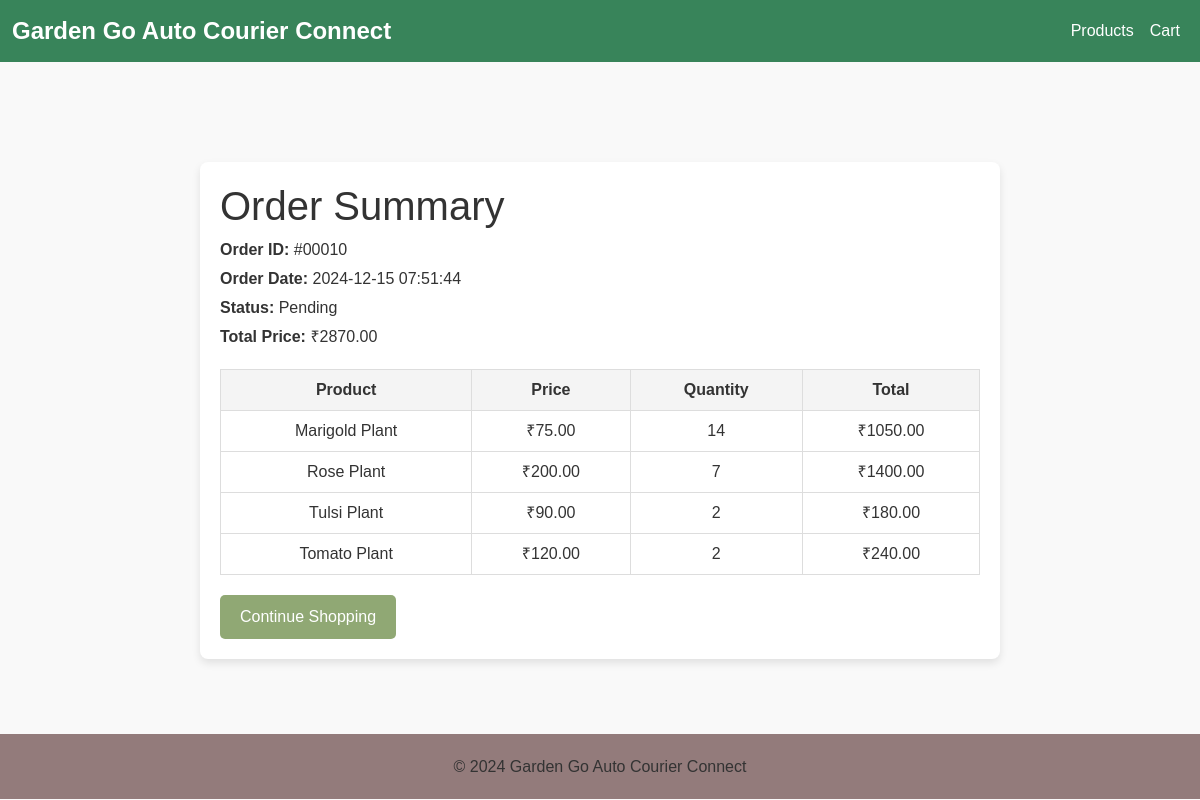
The page /order/10 (signed in) on the database its author committed.
### models.py (models this page shows)
class Order(db.Model):
    __tablename__ = 'order'
    order_id = db.Column(db.Integer, primary_key=True)
    user_id = db.Column(db.Integer, db.ForeignKey('users.user_id'))
    assigned_to = db.Column(db.Integer, db.ForeignKey('users.user_id'))  # New attribute
    status = db.Column(db.String, nullable=False)
    address = db.Column(db.String(300))
    estimated_delivery = db.Column(db.DateTime)
    actual_delivery = db.Column(db.DateTime)
    updated_at = db.Column(db.DateTime, default=datetime.utcnow)
    total_price = db.Column(db.Float, nullable=False)
    shipping_cost = db.Column(db.Float, nullable=False)
    pincode = db.Column(db.String)
    created_at = db.Column(db.DateTime, default=datetime.utcnow)
    user = db.relationship('User', foreign_keys=[user_id], back_populates='orders')  # Updated
    assigned_user = db.relationship('User', foreign_keys=[assigned_to], back_populates='assigned_orders')  # New relationship
    order_items = db.relationship('OrderItem', back_populates='order')
    audit_logs = db.relationship('Audit', back_populates='order')

class OrderItem(db.Model):
    __tablename__ = 'order_item'
    order_item_id = db.Column(db.Integer, primary_key=True)
    order_id = db.Column(db.Integer, db.ForeignKey('order.order_id'))
    product_id = db.Column(db.Integer, db.ForeignKey('product.product_id'))
    quantity = db.Column(db.Integer, nullable=False)
    order = db.relationship('Order', back_populates='order_items')
    product = db.relationship('Product', back_populates='order_items')

class Product(db.Model):
    __tablename__ = 'product'
    product_id = db.Column(db.Integer, primary_key=True)
    name = db.Column(db.String(80), nullable=False)
    cost_price = db.Column(db.Float, nullable=False)
    selling_price = db.Column(db.Float, nullable=False)
    description = db.Column(db.String)
    stock_quantity = db.Column(db.Integer, nullable=False)
    image_url = db.Column(db.String)
    product_weight = db.Column(db.Float, nullable=False)  # New attribute
    category_id = db.Column(db.Integer, db.ForeignKey('category.category_id'))
    category = db.relationship('Category', back_populates='products')
    cart_items = db.relationship('CartItem', back_populates='product')
    order_items = db.relationship('OrderItem', back_populates='product')

### app.py (the view)
@app.route('/order/<int:order_id>')
@login_required
def order_summary(order_id):
    order = Order.query.get_or_404(order_id)
    if order.user_id != current_user.user_id:
        flash('Unauthorized access to this order.', 'danger')
        return redirect(url_for('products'))
    return render_template('order_summary.html', order=order)

### app.py (called while the page is built)
@login_manager.user_loader
def load_user(user_id):
    return User.query.get(int(user_id))

@app.before_request
def update_last_login():
    if current_user.is_authenticated:
        current_user.last_login = datetime.utcnow()
        db.session.commit()

### templates/order_summary.html
{% extends "layout.html" %}
{% block css %}
<link rel="stylesheet" href="{{ url_for('static', filename='css/order_summary.css') }}">
{% endblock %}
{% block content %}
<div class="wrapper-order-container">
<div class="order-container">
    <h1>Order Summary</h1>
    <div class="order-details">
        <p><strong>Order ID:</strong> #000{{ order.order_id }}</p>
        <p><strong>Order Date:</strong> {{ order.created_at.strftime('%Y-%m-%d %H:%M:%S') }}</p>
        <p><strong>Status:</strong> {{ order.status }}</p>
        <p><strong>Total Price:</strong> ₹{{ "%.2f" | format(order.total_price) }}</p>
    </div>
    <table class="order-items">
        <thead>
            <tr>
                <th>Product</th>
                <th>Price</th>
                <th>Quantity</th>
                <th>Total</th>
            </tr>
        </thead>
        <tbody>
            {% for item in order.order_items %}
            <tr>
                <td>{{ item.product.name }}</td>
                <td>₹{{ "%.2f" | format(item.product.selling_price) }}</td>
                <td>{{ item.quantity }}</td>
                <td>₹{{ "%.2f" | format(item.quantity * item.product.selling_price) }}</td>
            </tr>
            {% endfor %}
        </tbody>
    </table>
    <a href="{{ url_for('show_products') }}" class="btn">Continue Shopping</a>
</div>
</div>
{% endblock %}

### static/css/styles.css (style rules this page uses)
* { box-sizing: border-box; margin: 0; padding: 0; }
body { font-family: Arial, sans-serif; background: #f9f9f9; color: #333; }

### static/css/order_summary.css (style rules this page uses)
.wrapper-order-container { display: flex; justify-content: center; align-items: center; height: calc(100vh - 152px); }
.order-container { width: 100%; max-width: 800px; margin: 20px auto; padding: 20px; background: #fff; border-radius: 8px; box-shadow: 0 4px 8px rgba(0, 0, 0, 0.1); }
.order-details { margin-bottom: 20px; }
.order-details p { font-size: 16px; margin: 5px 0; }
.order-items { width: 100%; border-collapse: collapse; margin-top: 20px; }
.order-items th, .order-items td { border: 1px solid #ddd; padding: 8px; text-align: center; }
.order-items th { background-color: #f4f4f4; font-weight: bold; }
.btn { margin-top: 20px; padding: 10px 20px; background-color: #90a874; color: white; border: none; border-radius: 5px; cursor: pointer; }

### rows shown on the page
Order: order_id "10", created_at "2024-12-15 07:51:44", status "Pending", total_price "2870.00"
OrderItem: product.name "Marigold Plant", quantity "14", item.quantity*item.product.selling_price "1050.00"
Product: product.selling_price "75.00"
OrderItem: product.name "Rose Plant", quantity "7", item.quantity*item.product.selling_price "1400.00"
Product: product.selling_price "200.00"
OrderItem: product.name "Tulsi Plant", quantity "2", item.quantity*item.product.selling_price "180.00"
Product: product.selling_price "90.00"
OrderItem: product.name "Tomato Plant", quantity "2", item.quantity*item.product.selling_price "240.00"
Product: product.selling_price "120.00"
